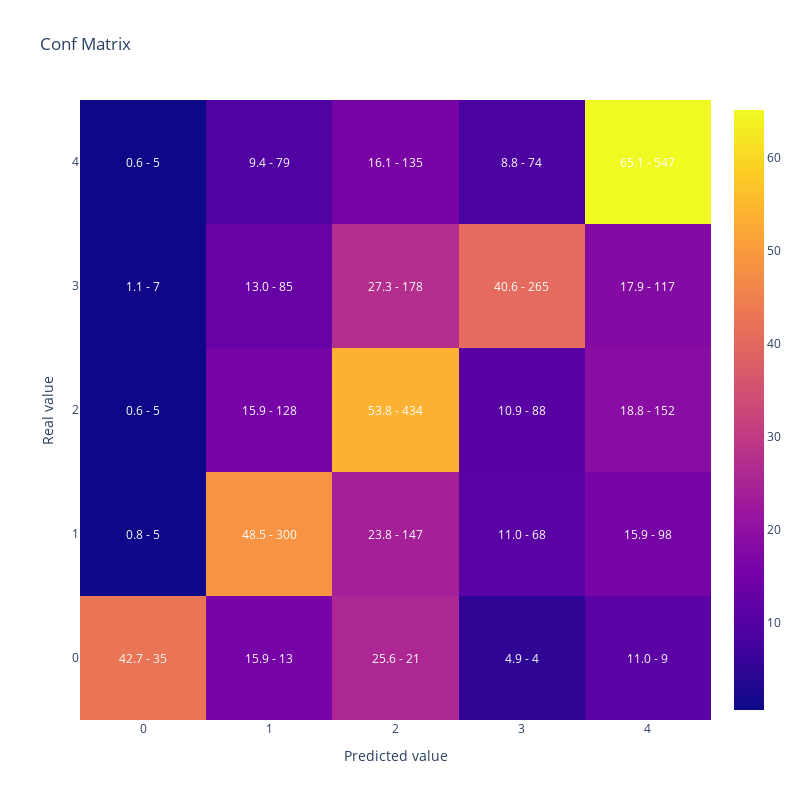

Notebook cell for this chart:
### Code cell
#Muestro la matriz de confusión
display(plot_confusion_matrix(y_test,y_pred))
#SI OBTENGO UNA DIAGONAL MUY FUERTE AMARILLA ES PQ PREDIJO BIEN EL MODELO

### Figure 1 — Plotly figure (JSON) as saved in the notebook; plotly's stock layout.template omitted (floating-point values rounded to 4 significant figures)
{"data": [{"type": "heatmap", "x": [0, 1, 2, 3, 4], "y": [0, 1, 2, 3, 4], "z": [[42.68, 15.85, 25.61, 4.878, 10.98], [0.8091, 48.54, 23.79, 11.0, 15.86], [0.6196, 15.86, 53.78, 10.9, 18.84], [1.074, 13.04, 27.3, 40.64, 17.94], [0.5952, 9.405, 16.07, 8.81, 65.12]]}], "layout": {"annotations": [{"font": {"color": "white"}, "showarrow": false, "text": "42.7 - 35", "x": 0, "xref": "x", "y": 0, "yref": "y"}, {"font": {"color": "white"}, "showarrow": false, "text": "15.9 - 13", "x": 1, "xref": "x", "y": 0, "yref": "y"}, {"font": {"color": "white"}, "showarrow": false, "text": "25.6 - 21", "x": 2, "xref": "x", "y": 0, "yref": "y"}, {"font": {"color": "white"}, "showarrow": false, "text": "4.9 - 4", "x": 3, "xref": "x", "y": 0, "yref": "y"}, {"font": {"color": "white"}, "showarrow": false, "text": "11.0 - 9", "x": 4, "xref": "x", "y": 0, "yref": "y"}, {"font": {"color": "white"}, "showarrow": false, "text": "0.8 - 5", "x": 0, "xref": "x", "y": 1, "yref": "y"}, {"font": {"color": "white"}, "showarrow": false, "text": "48.5 - 300", "x": 1, "xref": "x", "y": 1, "yref": "y"}, {"font": {"color": "white"}, "showarrow": false, "text": "23.8 - 147", "x": 2, "xref": "x", "y": 1, "yref": "y"}, {"font": {"color": "white"}, "showarrow": false, "text": "11.0 - 68", "x": 3, "xref": "x", "y": 1, "yref": "y"}, {"font": {"color": "white"}, "showarrow": false, "text": "15.9 - 98", "x": 4, "xref": "x", "y": 1, "yref": "y"}, {"font": {"color": "white"}, "showarrow": false, "text": "0.6 - 5", "x": 0, "xref": "x", "y": 2, "yref": "y"}, {"font": {"color": "white"}, "showarrow": false, "text": "15.9 - 128", "x": 1, "xref": "x", "y": 2, "yref": "y"}, {"font": {"color": "white"}, "showarrow": false, "text": "53.8 - 434", "x": 2, "xref": "x", "y": 2, "yref": "y"}, {"font": {"color": "white"}, "showarrow": false, "text": "10.9 - 88", "x": 3, "xref": "x", "y": 2, "yref": "y"}, {"font": {"color": "white"}, "showarrow": false, "text": "18.8 - 152", "x": 4, "xref": "x", "y": 2, "yref": "y"}, {"font": {"color": "white"}, "showarrow": false, "text": "1.1 - 7", "x": 0, "xref": "x", "y": 3, "yref": "y"}, {"font": {"color": "white"}, "showarrow": false, "text": "13.0 - 85", "x": 1, "xref": "x", "y": 3, "yref": "y"}, {"font": {"color": "white"}, "showarrow": false, "text": "27.3 - 178", "x": 2, "xref": "x", "y": 3, "yref": "y"}, {"font": {"color": "white"}, "showarrow": false, "text": "40.6 - 265", "x": 3, "xref": "x", "y": 3, "yref": "y"}, {"font": {"color": "white"}, "showarrow": false, "text": "17.9 - 117", "x": 4, "xref": "x", "y": 3, "yref": "y"}, {"font": {"color": "white"}, "showarrow": false, "text": "0.6 - 5", "x": 0, "xref": "x", "y": 4, "yref": "y"}, {"font": {"color": "white"}, "showarrow": false, "text": "9.4 - 79", "x": 1, "xref": "x", "y": 4, "yref": "y"}, {"font": {"color": "white"}, "showarrow": false, "text": "16.1 - 135", "x": 2, "xref": "x", "y": 4, "yref": "y"}, {"font": {"color": "white"}, "showarrow": false, "text": "8.8 - 74", "x": 3, "xref": "x", "y": 4, "yref": "y"}, {"font": {"color": "white"}, "showarrow": false, "text": "65.1 - 547", "x": 4, "xref": "x", "y": 4, "yref": "y"}], "height": 800, "title": {"text": "Conf Matrix"}, "width": 800, "xaxis": {"title": {"text": "Predicted value"}}, "yaxis": {"title": {"text": "Real value"}}}}
